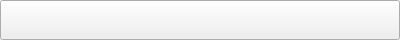
<?xml version="1.0" encoding="UTF-8"?>
<ui version="4.0">
 <class>UserAccountPutton</class>
 <widget class="QPushButton" name="UserAccountPutton">
  <property name="geometry">
   <rect>
    <x>0</x>
    <y>0</y>
    <width>400</width>
    <height>40</height>
   </rect>
  </property>
  <property name="minimumSize">
   <size>
    <width>0</width>
    <height>40</height>
   </size>
  </property>
  <property name="windowTitle">
   <string>Form</string>
  </property>
  <property name="checkable">
   <bool>true</bool>
  </property>
 </widget>
 <resources/>
 <connections/>
</ui>
